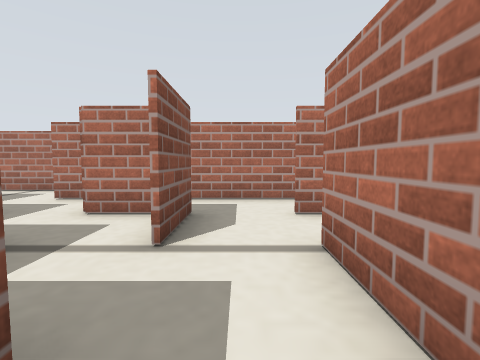
[1] (above)

21 first-person views from a walk through a Stage world. The camera is 0.1 m above the floor, tilts 4° down and sees 85° across. The lines on the ground mark 1 m squares. The floor is counted in squares, 0.1 m on a side. Each view is taken from the middle of a square. On the plan, view 1 faces up. The plan holds only what a view shows up to about 11 squares ahead; the rest is blank. Robots are left out.

[2]
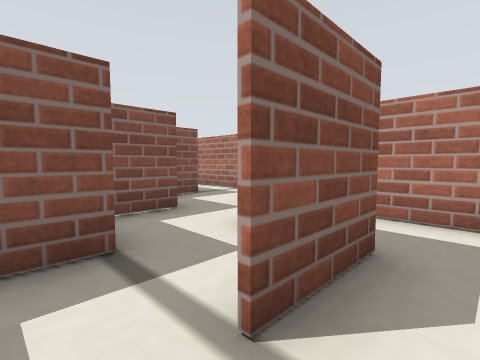

[3]
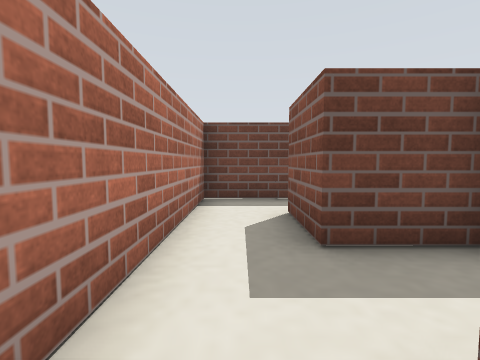

[4]
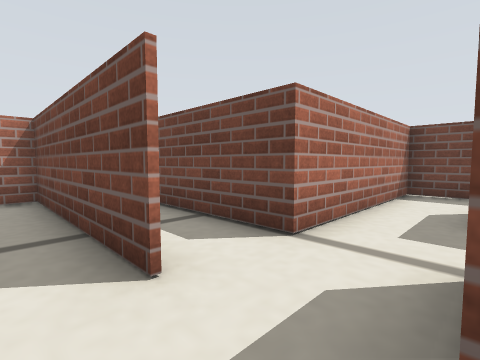

[5]
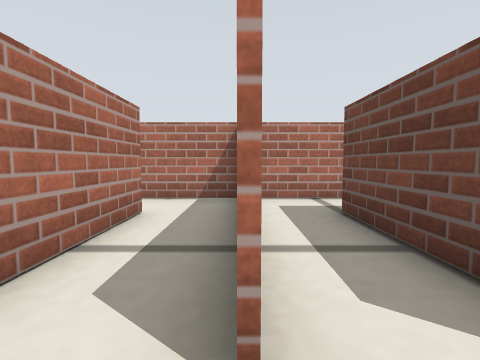

[6]
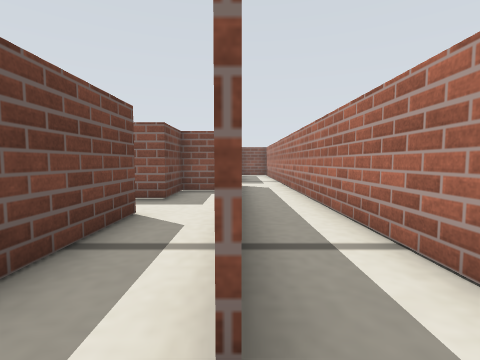

[7]
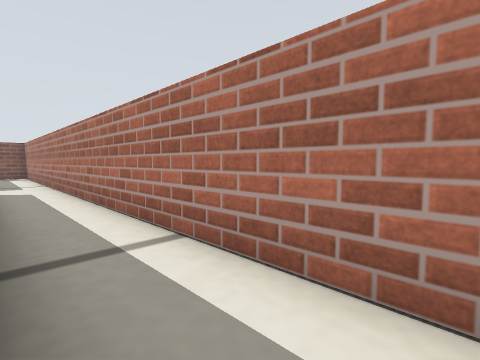

[8]
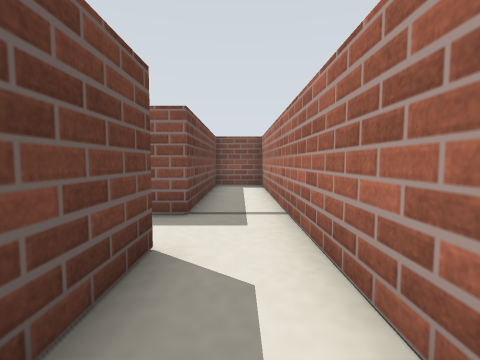

[9]
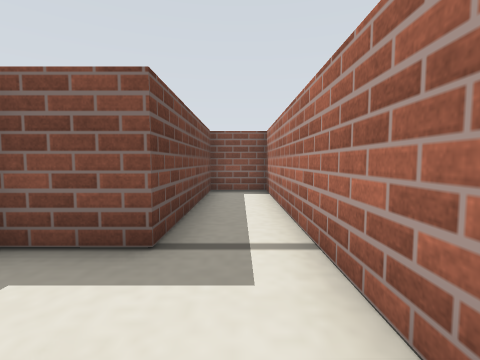

[10]
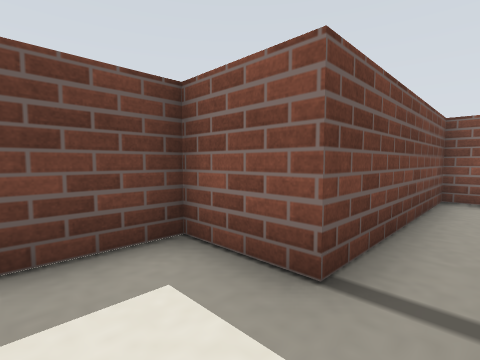

[11]
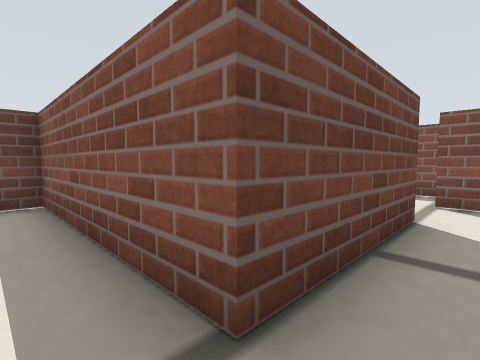

[12]
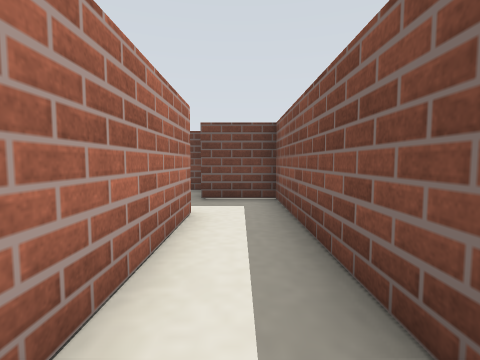

[13]
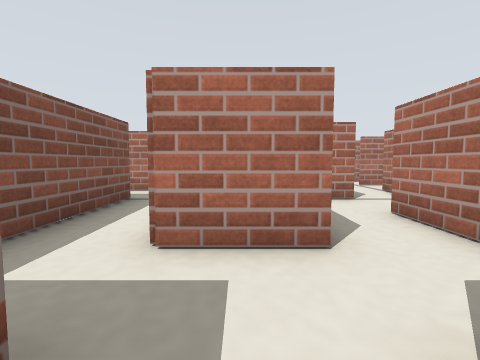

[14]
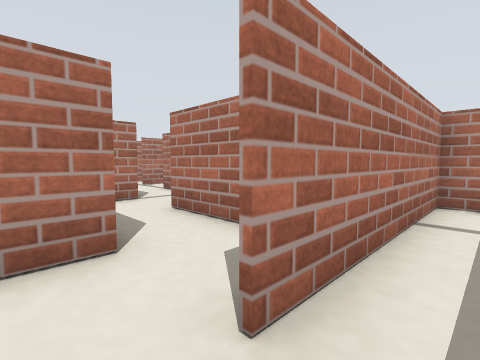

[15]
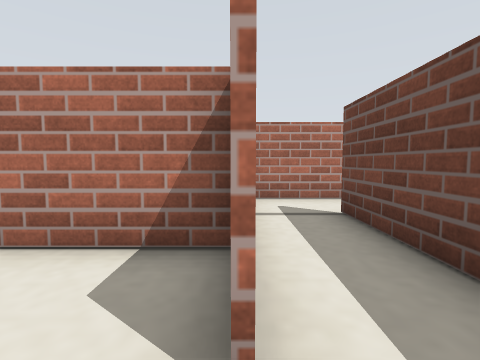

[16]
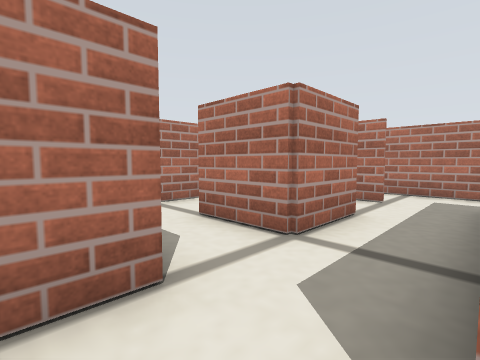

[17]
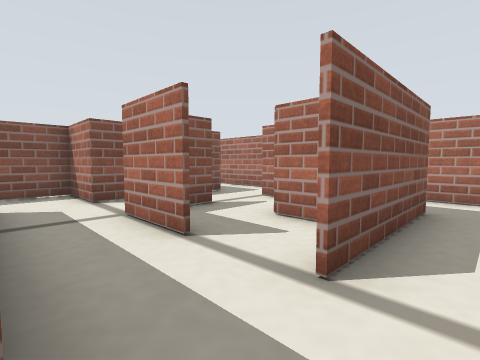

[18]
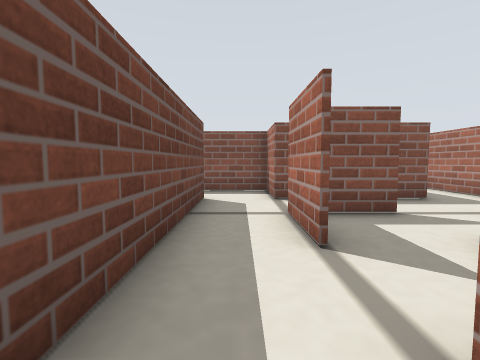

[19]
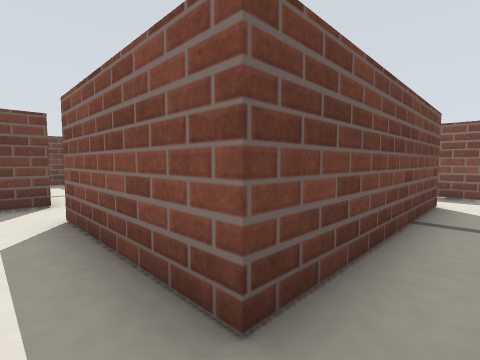

[20]
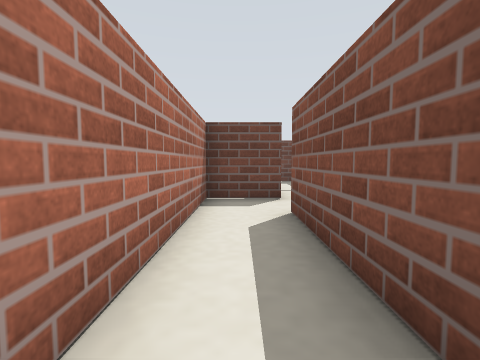

[21]
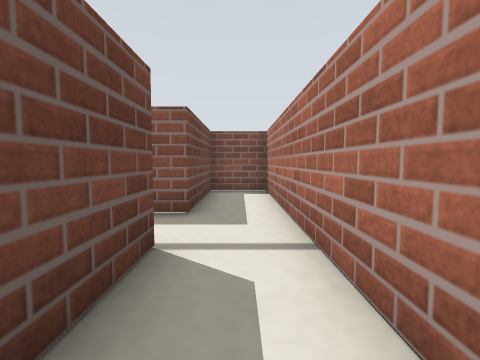

### Floor plan
Points are (right, up) in squares from view 1. A wall is a line through its corners. A room is listed if a view was taken in it or the views show most of it. See-through windows are left out.
Room 1 (views 1, 2, 3)
walls: (-2.9, 1) (-0.9, 1) (-0.9, -1.1); (-2.9, 3.1) (-2.9, 2); (-1.6, 4.9) (-3.1, 4.9); (-0.9, 5) (-0.9, 3); (1, -1.5) (1, 3); (-4.9, 5) (-4.9, 3.6)
ways out: opening at (-1.5, 5) to room 2; opening at (1, 4) to room 3; opening at (0, -2)
Room 2 (views 4, 5, 6, 7, 8, 9, 10)
walls: (-2.9, 6.2) (-2.9, 5) (-0.9, 5); (-4.1, 6.9) (-5, 6.9); (-5, 7) (-3, 7); (1, 5) (6.9, 5) (6.9, 7.6); (1.6, 4.9) (1, 4.9); (5.1, 6.9) (-1.6, 6.9); (6, 8.9) (-12.9, 8.9) (-12.9, 7) (-6.9, 7) (-6.9, 5) (-4.9, 5)
ways out: opening at (-1.5, 5) to room 1
Room 3 (views 11, 12)
walls: (5, 4.9) (4.2, 4.9); (6.9, -1.1) (6.9, 4.5); (1, 3) (5, 3) (5, -3) (7.1, -3)
ways out: opening at (1, 4) to room 1; opening at (7, -2) to room 4
Room 4 (views 13, 14, 15, 16, 17, 18, 19, 20, 21)
walls: (15.1, 2.9) (12.9, 2.9) (12.9, 5.1); (11, 3.8) (11, 2.9) (9, 2.9) (9, 0.8); (13, 5.1) (13, 3.6); (16.9, 3) (16.9, 3.8); (16, 4.9) (14.9, 4.9); (9.1, -1.1) (6.9, -1.1); (13, 7) (15, 7); (14.4, 6.9) (13, 6.9); (10.9, -3) (10.9, 1) (17, 1) (17, -3.1); (17, 7.1) (17, 3); (14.9, -4.6) (14.9, -3.1) (9, -3.1); (15.1, 8.9) (7, 8.9) (7, 7) (11, 7) (11, 6.1); (10, -5) (13.1, -5); (16.9, -5) (18.9, -5) (18.9, 3.6); (17.8, 8.9) (16.6, 8.9); (7.2, -5) (7.8, -5)
ways out: opening at (7, -2) to room 3; opening at (15, -5)

Where each view was taken, in squares from view 1:
view 1: 0 up, 0 right, facing up
view 2: 2 up, 0 right, facing up-left
view 3: 4 up, 0 right, facing down
view 4: 6 up, 1 left, facing down-right
view 5: 5 up, 0 right, facing right
view 6: 7 up, 6 right, facing left
view 7: 7 up, 6 right, facing up-left
view 8: 8 up, 2 left, facing left
view 9: 8 up, 4 left, facing left
view 10: 8 up, 5 left, facing down-left
view 11: 4 up, 6 right, facing down-left
view 12: 4 up, 6 right, facing down
view 13: 4 down, 8 right, facing up
view 14: 4 down, 8 right, facing up-right
view 15: 3 down, 8 right, facing right
view 16: 1 up, 10 right, facing up-right
view 17: 1 up, 18 right, facing up-left
view 18: 2 up, 18 right, facing left
view 19: 2 up, 18 right, facing down-left
view 20: 2 up, 18 right, facing down
view 21: 8 up, 16 right, facing left
